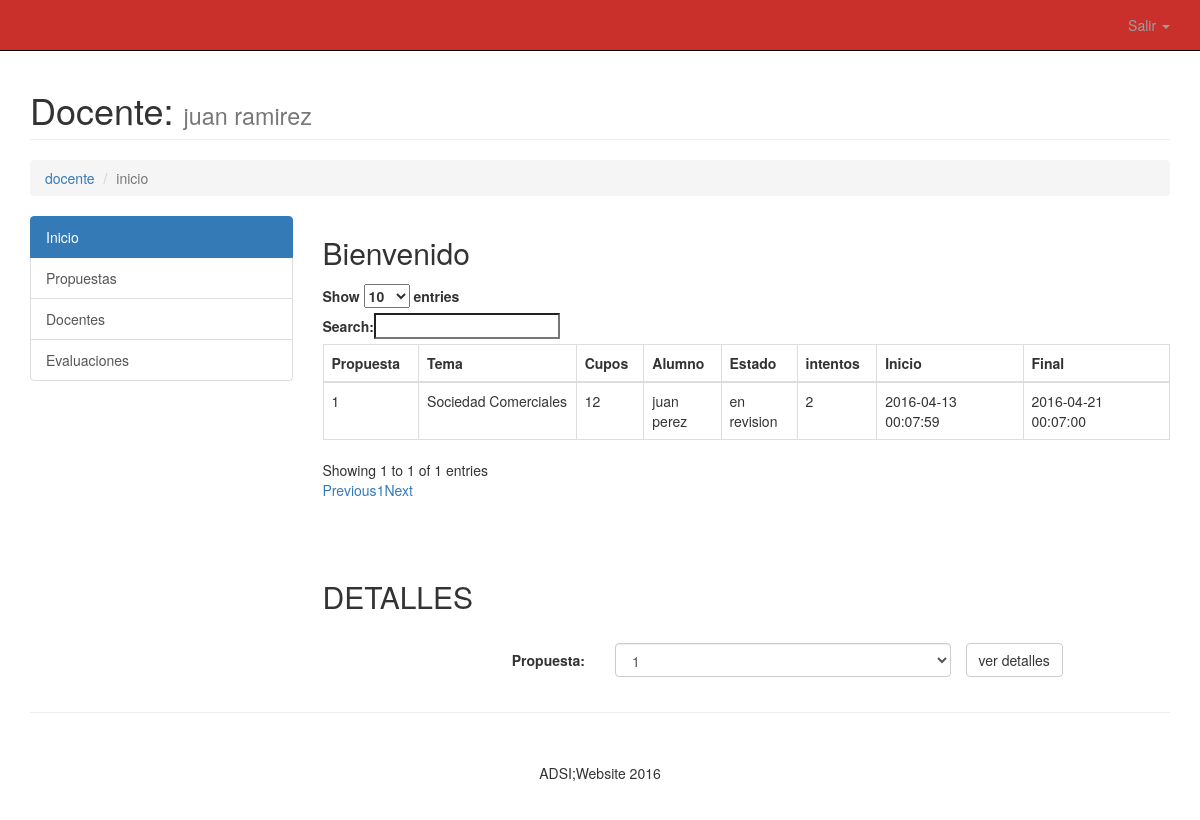
Screenshot of /docente/propuesta.php (signed in) with the database file from the repository.
### tables this page shows
CREATE TABLE IF NOT EXISTS `Propuesta` (
    `id` int NOT NULL auto_increment ,
    `tema` int NOT NULL,
    `estudiante` VARCHAR(45) NOT NULL,
    `docente` VARCHAR(45) NOT NULL,
    `estado` int NOT NULL default 3,
    `descripcion` VARCHAR(2000) NOT NULL,
    `observacion` VARCHAR(2000) NOT NULL default 'no tiene',
    `veces` int NOT NULL DEFAULT 0,
    `inicio` datetime NOT NULL,
	`final` datetime NOT NULL,
    PRIMARY KEY (`id`),
INDEX `fk_tema_Propuesta1_idx` (`tema` ASC),
    CONSTRAINT `fk_Pro_Tema` FOREIGN KEY (`tema`)
        REFERENCES `Tema` (`id`),
INDEX `fk_estudiante_Propuesta2_idx` (`estudiante` ASC),
    CONSTRAINT `fk_Pro_Estudiante` FOREIGN KEY (`estudiante`)
        REFERENCES `Usuario` (`id`),
INDEX `fk_profesor_Propuesta3_idx` (`docente` ASC),
    CONSTRAINT `fk_Pro_Docente` FOREIGN KEY (`docente`)
        REFERENCES `Usuario` (`id`),
INDEX `fk_estado_Propuesta4_idx` (`estado` ASC),
    CONSTRAINT `fk_Pro_Estado` FOREIGN KEY (`estado`)
        REFERENCES `Estado` (`id`)
        ON DELETE CASCADE ON UPDATE CASCADE
);

CREATE TABLE IF NOT EXISTS `Tema` (
    `id` int NOT NULL auto_increment ,
    `descripcion` VARCHAR(200) NOT NULL,
    `categoria` int NOT NULL,
    `cupos` INT NOT NULL,
    `estado` int NOT NULL DEFAULT '0',
    PRIMARY KEY (`id`),
INDEX `fk_Categoria_Tema1_idx` (`categoria` ASC),
    CONSTRAINT `fk_Cat_Tema` FOREIGN KEY (`categoria`)
        REFERENCES `Categoria` (`id`)
        ON DELETE CASCADE ON UPDATE CASCADE
);

CREATE TABLE IF NOT EXISTS `Usuario` (
    `id` VARCHAR(45) NOT NULL,
    `nombre` VARCHAR(200)  DEFAULT 'DATO NO SUMINISTRADO',
    `contrasena` VARCHAR(45) NOT NULL  DEFAULT '1234',
    `rol` VARCHAR(45) NOT NULL DEFAULT '0',
    `correo` VARCHAR(500),
    PRIMARY KEY (`id`)
);

CREATE TABLE IF NOT EXISTS `Estado` (
    `id` int NOT NULL auto_increment ,
    `descripcion` VARCHAR(200)  NOT NULL,
    PRIMARY KEY (`id`)
);

### dao/PropuestaDao.php (called while the page is built, shortened)
<?php
class PropuestaDao {
            public function propuestadoc($idUsuario) {
        $cnn = Conexion::getConexion();
        try {
            $listarUsuarios = 'select propuesta.id as a,tema.descripcion as b, tema.cupos as z,
                propuesta.docente as c,
usuario.nombre as d,
estado.descripcion as e,
propuesta.descripcion as f, propuesta.veces as g,propuesta.inicio as h,
propuesta.final as j  from usuario
inner join propuesta on (usuario.id = propuesta.estudiante)
inner join estado on (estado.id = propuesta.estado)
inner join tema on (tema.id=propuesta.tema)
where  propuesta.estado ="3" and propuesta.docente =? ; ';
            $query = $cnn->prepare($listarUsuarios);
            $query->bindParam(1, $idUsuario);
            $query->execute();
            return $query->fetchAll();
        } catch (Exception $ex) {
            echo 'Error' . $ex->getMessage();
        }
    }
}

### docente/propuesta.php (the view, shortened to what this page needs)
<?php
$user = isset($_SESSION['nombre']) ? $_SESSION['nombre'] : null ;
$cedula = isset($_SESSION['cedula']) ? $_SESSION['cedula'] : null ;
$uno = isset($_GET['propuesta']) ? $_GET['propuesta'] : null;
require '../dao/PropuestaDao.php';
$uDao = new PropuestaDao();
?>
<!DOCTYPE html>
<html lang="en">
<head>
    <link href="../css/bootstrap.min.css" rel="stylesheet">
    <link href="../css/modern-business.css" rel="stylesheet">
    <link href="../font-awesome/css/font-awesome.min.css" rel="stylesheet" type="text/css">
</head>
<body>
     <nav class="navbar navbar-inverse navbar-fixed-top" role="navigation" style="background: #c9302c;">
        <div class="container">
            <div class="collapse navbar-collapse" id="bs-example-navbar-collapse-1">
                <ul class="nav navbar-nav navbar-right" style="background: #c9302c;">
                    <li class="dropdown">
                        <a href="#" class="dropdown-toggle" data-toggle="dropdown" style="background: #c9302c;">Salir <b class="caret"></b></a>
                    </li>
                </ul>
            </div>
        </div>
    </nav>
    <div class="container">
        <div class="row">
            <div class="col-lg-12">
                <h1 class="page-header">Docente:
                    <small><?php echo ''.$user; ?></small>
                </h1>
                <ol class="breadcrumb">
                    <li><a href="inicio.php">docente</a>
                    </li>
                    <li class="active">inicio</li>
                </ol>
            </div>
        </div>
        <div class="row">
            <div class="col-md-3">
                <div class="list-group">
                    <a href="inicio.php" class="list-group-item active">Inicio</a>
                    <a href="propuesta.php" class="list-group-item ">Propuestas</a>
                    <a href="proyectos.php" class="list-group-item">Docentes</a>
                    <a href="evaluaciones.php" class="list-group-item ">Evaluaciones</a>
                </div>
            </div>
            <div class="col-md-9">
                <h2> Bienvenido</h2>
                <table id="example" class="table table-bordered" cellspacing="0" width="100%" >
                        <thead>
                            <tr>
                                <th>Propuesta</th>
                                <th>Tema</th>
                                <th>Cupos</th>
                                <th>Alumno</th>
                                <th>Estado</th>
                                <th>intentos</th>
                                <th>Inicio</th>
                                <th>Final</th>
                            </tr>
                        </thead>
                        <tbody>
                            <?php
                            $allusers = $uDao->propuestadoc($cedula);
                            foreach ($allusers as $user) {
                                ?>
                                <tr>
                                    <td><?php echo $user['a']; ?> </td>
                                    <td><?php echo $user['b']; ?> </td>
                                    <td><?php echo $user['z']; ?> </td>
                                    <td> <?php echo $user['d']; ?> </td>
                                    <td><?php echo $user['e']; ?></td>
                                    <td><?php echo $user['g']; ?></td>
                                    <td><?php echo $user['h']; ?></td>
                                    <td><?php echo $user['j']; ?></td>
                                </tr>
                            <?php }
                            ?>
                        </tbody>
                    </table>
                <br>
                    <br>
                    <br>
                    <h2> DETALLES</h2>
                    <br>
                    <form  role="form" class="form-horizontal" action="../controlador/propuesta.php" method="post">
                        <div class="form-group">
                            <label for="lapro" class="control-label col-xs-4">Propuesta:</label>
                            <div class="col-xs-5">
                                <select id="categoria" name="lapro" class="form-control"  onkeyup="validacion('categoria')" required="required">
                                    <?php
                            $allusers = $uDao->propuestadoc($cedula);
                            foreach ($allusers as $propu) {
                                ?>
                                    <option value="<?php echo $propu['a'];?>"
                                           <?php if ($uno == $propu['a']) {
                                                   echo 'selected'; } ?>
                                            ><?php echo $propu['a']; ?></option>
                                    <?php }
                                    ?>
                                </select>
                            </div>
                           <input type="submit"  name="propuesta" value="ver detalles" class="btn btn-default" ></div>
                    </form>
            </div>
        </div>
        <hr>
        <footer>
            <div class="row">
                <div class="col-lg-12" style="text-align: center;">
                    <p>ADSI;Website 2016</p>
                </div>
            </div>
        </footer>
    </div>
</body>
</html>

### css/modern-business.css (style rules this page uses)
html, body { height: 100%; }
body { padding-top: 50px; }
footer { margin: 50px 0; }

### rows the page displays
propuesta: id "1", tema.descripcion "Sociedad Comerciales", tema.cupos "12", estudiante.nombre "juan perez", estado.descripcion "en revision", veces "2", inicio "2016-04-13 00:07:59", final "2016-04-21 00:07:00"

### other values shown
$user "juan ramirez"
form field lapro "1"
